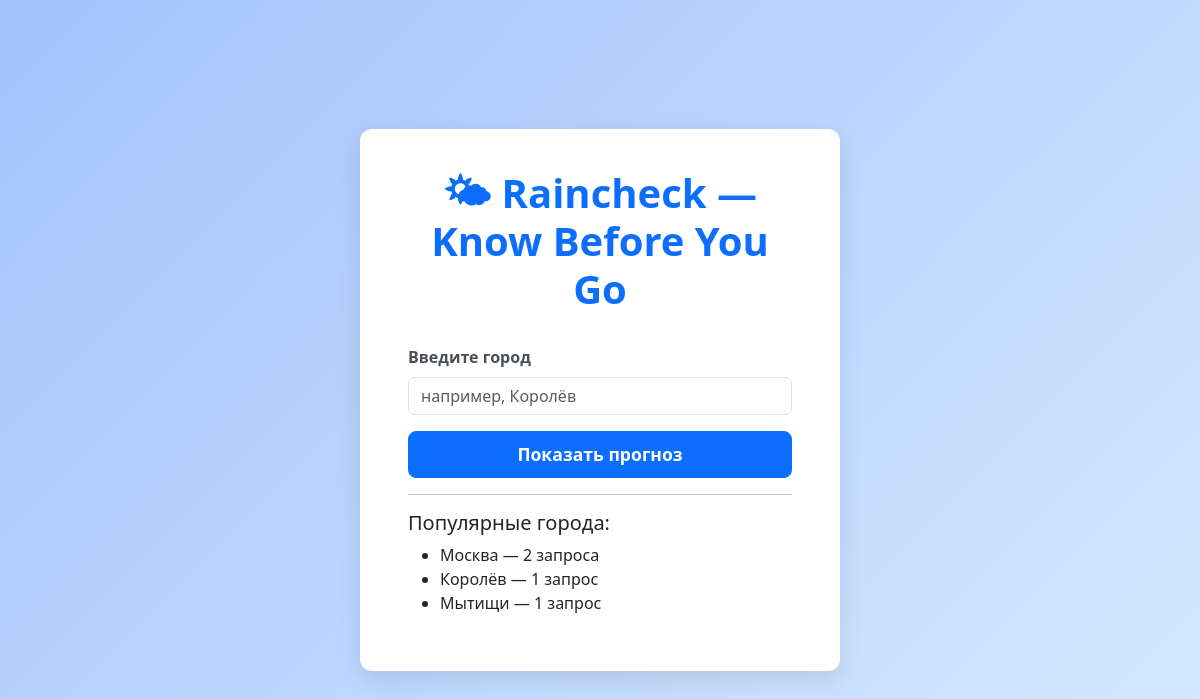
Before: / with the older database file.
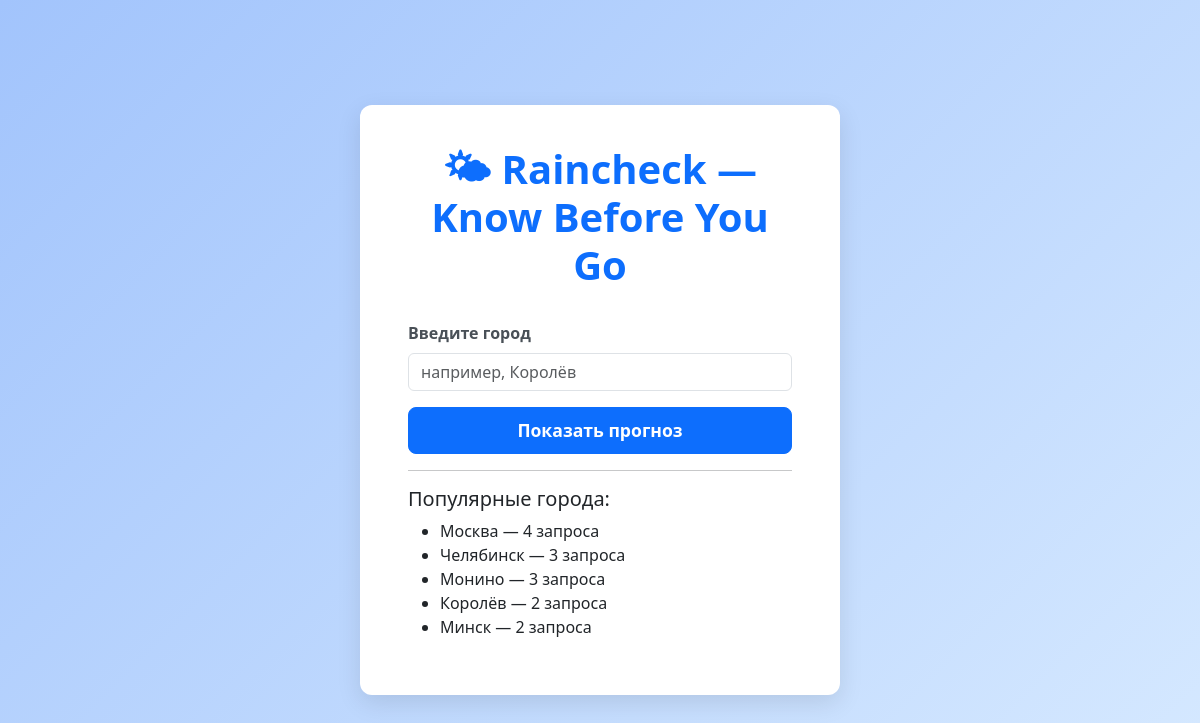
After: the same page with the newer database file.
### app/models.py (models this page shows)
class City(Base):
    __tablename__ = "city"
    id: Mapped[int] = mapped_column(primary_key=True)
    name: Mapped[str] = mapped_column(nullable=False)
    latitude: Mapped[float] = mapped_column(nullable=False)
    longitude: Mapped[float] = mapped_column(nullable=False)
    search_count: Mapped[int] = mapped_column(default=-1, nullable=False)
    __table_args__ = (
        UniqueConstraint('latitude', 'longitude', name='uix_lat_lon'),
    )

### app/main.py (the view)
@app.get("/", response_class=HTMLResponse)
async def read_root(request: Request):
    last_city = request.cookies.get("last_city")
    recent_city = None
    if last_city:
        try:
            recent_city = base64.b64decode(last_city.encode("ascii")).decode("utf-8")
        except Exception:
            recent_city = None
    top_cities = await get_top_cities_repo(limit=5)
    return templates.TemplateResponse("index.html", {
        "request": request,
        "forecast": None,
        "city": recent_city,
        "search_count": None,
        "top_cities": top_cities,
        "error": None
    })

### app/templates/index.html (shortened to what this page needs)
<!DOCTYPE html>
<html lang="ru">
<head>
    <link href="https://cdn.jsdelivr.net/npm/bootstrap@5.3.3/dist/css/bootstrap.min.css" rel="stylesheet" />
</head>
<body>
    <div class="container">
        <h1>🌤 Raincheck — Know Before You Go</h1>
        <form method="post" action="/">
            <div class="mb-3 position-relative">
                <label for="city" class="form-label">Введите город</label>
                <input type="text" class="form-control" id="city" name="city" placeholder="например, Королёв" required autocomplete="off" />
            </div>
            <button type="submit" class="btn btn-primary">Показать прогноз</button>
        </form>
        {% macro declension(number) %}
            {%- set n = number | int %}
            {%- set n_mod10 = n % 10 %}
            {%- set n_mod100 = n % 100 %}
            {%- if n_mod10 == 1 and n_mod100 != 11 %}
                запрос
            {%- elif n_mod10 in [2,3,4] and not (n_mod100 >= 12 and n_mod100 <= 14) %}
                запроса
            {%- else %}
                запросов
            {%- endif %}
        {% endmacro %}
        {% if top_cities %}
        <hr />
        <h5>Популярные города:</h5>
        <ul>
            {% for city_obj in top_cities %}
                <li>{{ city_obj.city | capitalize }} — {{ city_obj.count }} {{ declension(city_obj.count) }}</li>
            {% endfor %}
        </ul>
        {% endif %}
    </div>
</body>
</html>

### app/templates/index.html (style rules this page uses)
body { background: linear-gradient(135deg, #a2c4fc, #d6e9ff); min-height: 100vh; display: flex; align-items: center; justify-content: center; font-family: 'Segoe UI', Tahoma, Geneva, Verdana, sans-serif; }
.container { background: white; padding: 2.5rem 3rem; border-radius: 12px; box-shadow: 0 8px 25px rgba(0, 0, 0, 0.1); max-width: 480px; width: 100%; position: relative; }
h1 { font-weight: 700; color: #0d6efd; margin-bottom: 2rem; text-align: center; user-select: none; }
label { font-weight: 600; color: #495057; }
.btn-primary { width: 100%; font-weight: 600; font-size: 1.1rem; padding: 0.6rem; border-radius: 8px; transition: background-color 0.3s ease; }

Changed rows visible on the page:
no longer on this page (row unchanged): City: city "Мытищи", count "1", shows "запрос"
changed City "Москва": count "2" → "4"
added City: city "Челябинск", count "3", shows "запроса"
added City: city "Монино", count "3", shows "запроса"
changed City "Королёв": count "1" → "2"; text "запрос" → "запроса"
added City: city "Минск", count "2", shows "запроса"
